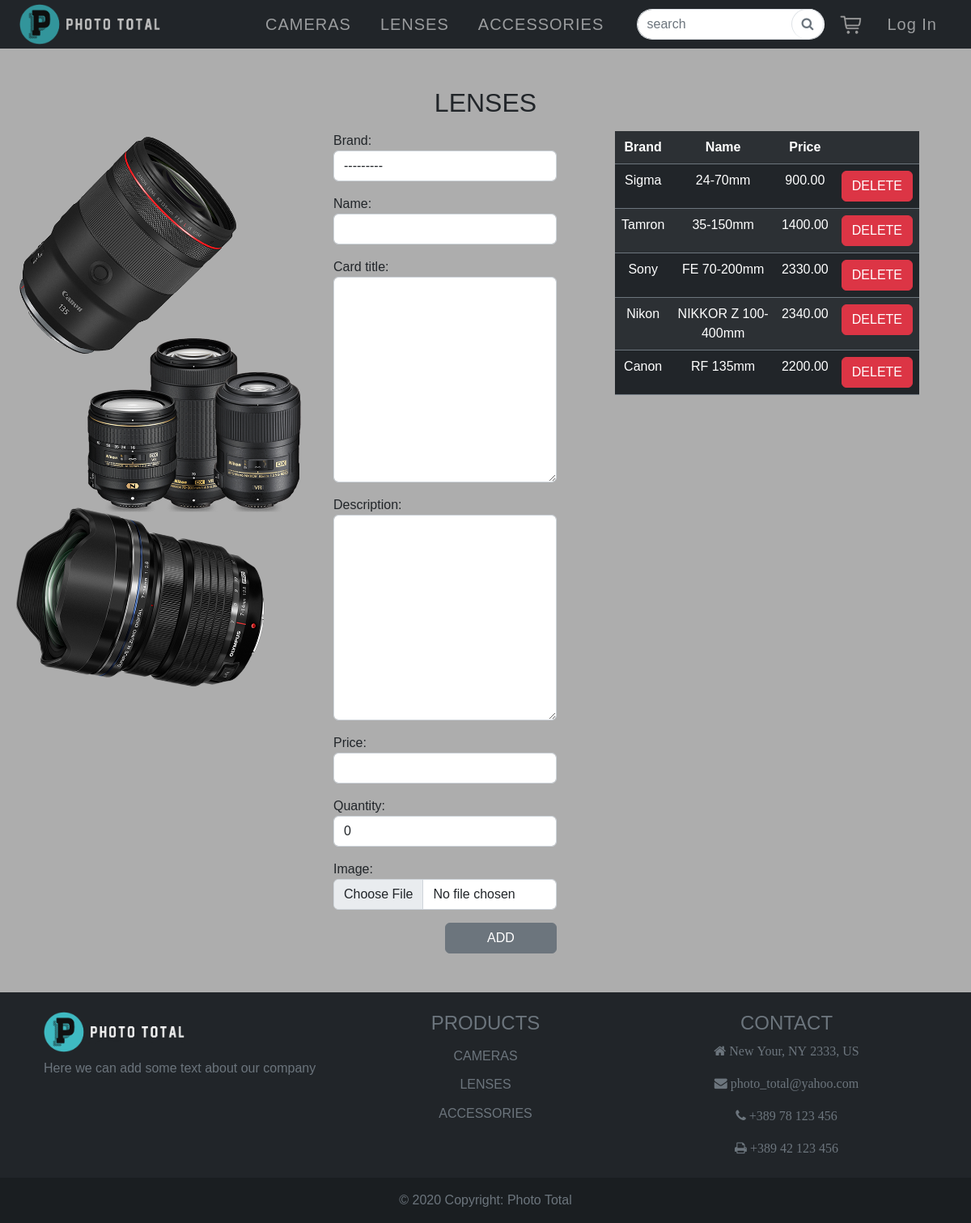
/admin_lenses/, run on the app's committed database.
### photoTotal/models.py (models this page shows, shortened)
class Brand(models.Model):
    name = models.CharField(max_length=20)
    country = models.CharField(max_length=20)
    def __str__(self):
        return f"{self.name}"

class Product(models.Model):
    category = models.ForeignKey(Category, on_delete=models.CASCADE)
    brand = models.ForeignKey(Brand, on_delete=models.CASCADE)
    name = models.CharField(max_length=20)
    card_title = models.TextField(max_length=50, default="")
    description = models.TextField()
    price = models.DecimalField(max_digits=10, decimal_places=2)
    quantity = models.PositiveIntegerField(default=0)
    created = models.DateTimeField(auto_now_add=True)
    image = models.ImageField(upload_to="photoTotal/static/images/products")
    class Meta:
        ordering = ('-created',)

### photoTotal/views.py (the view)
# urls.py: path('admin_lenses/', views.admin_lens, name='admin_lenses'),
def admin_lens(request):
    form = forms.ProductForm
    qs = models.Product.objects.filter(category__name="Lens")
    context = {"form": form, "lenses": qs}
    return render(request, "admin_lenses.html", context)

### templates/admin_lenses.html (shortened to what this page needs)
{% extends "base.html" %}
{% block content %}
    <div class="container-fluid mt-5 mb-5 h-auto">
        <div class="row text-center">
            <h2 class="mb-3">LENSES</h2>
            <div class="col-md-4 col-sm-6">
                <img src="{{ BASE_DIR }}/static/images/design/add_lenses_cover.png" alt="" class="img-fluid w-100 h-auto">
            </div>
            <div class="col-md-3 col-sm-6 text-start">
                <form method="POST" action="{% url 'add_lenses' %}" enctype="multipart/form-data">
                    {{ form.as_p }}
                    <div class="text-end mt-2">
                        <button type="submit" class="btn btn-block btn-secondary w-50">ADD</button>
                    </div>
                </form>
            </div>
            <div class="col-md-4 col-sm-12 ms-5">
                <table class="table table-dark table-striped border-secondary">
                    <tr>
                        <th>Brand</th>
                        <th>Name</th>
                        <th>Price</th>
                        <th></th>
                    </tr>
                    {% for lens in lenses %}
                        <tr>
                            <td>{{ lens.brand.name }}</td>
                            <td>{{ lens.name }}</td>
                            <td>{{ lens.price }}</td>
                            <td><a href="{% url 'delete_lenses' lens.id %}" class="btn btn-danger">DELETE</a></td>
                        </tr>
                    {% endfor %}
                </table>
            </div>
        </div>
    </div>
{% endblock %}

### photoTotal/static/style.css (style rules this page uses)
body { background: #adadad; font-family: "Trebuchet MS", sans-serif; }

### data on the page
Product: brand.name "Sigma", name "24-70mm", price "900.00"
Product: brand.name "Tamron", name "35-150mm", price "1400.00"
Product: brand.name "Sony", name "FE 70-200mm", price "2330.00"
Product: brand.name "Nikon", name "NIKKOR Z 100-400mm", price "2340.00"
Product: brand.name "Canon", name "RF 135mm", price "2200.00"
